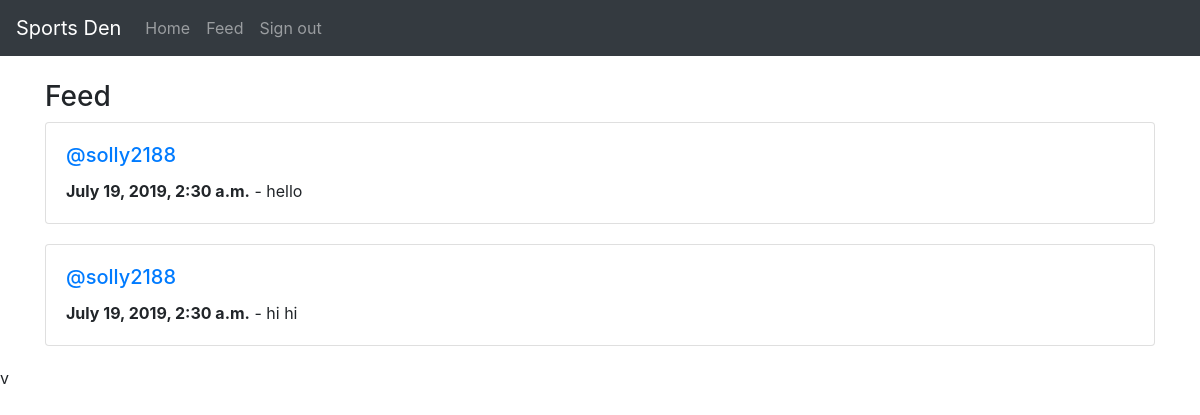
The page /feed/ (signed in) on the database its author committed.
### den/models.py (models this page shows)
class Den(models.Model):
  user = models.ForeignKey(User, related_name='dens', on_delete=models.DO_NOTHING)
  body = models.CharField(max_length=255)
  created_at = models.DateTimeField(auto_now_add=True)
  class Meta:
    ordering = ('-created_at',)

### den/views.py (the view)
# urls.py: path('feed/', feed, name='feed'),
def feed(request):
  userids = []
  for id in request.user.den_profile.follows.all():
    userids.append(id)
  userids.append(request.user.id)
  dens = Den.objects.filter(user_id__in=userids)[0:25]
  return render(request, 'feed.html', {'dens': dens})

### den/templates/feed.html
{% extends 'templates/base.html' %}
{% block main %}
<div class="row">
  <div class="col-12">
    <h3>Feed</h3>
    {% for den in dens %}
      <div class="card" style="margin-bottom: 20px;">
        <div class="card-body">
          <h5 class="card-title"><a href="/{{ den.user.username }}/">@{{ den.user.username }}</a></h5>
          <p class="card-text"><b>{{ den.created_at }}</b> - {{ den.body }}</p>
        </div>
      </div>
    {% endfor %}
  </div>
</div>
{% endblock %}

### rows shown on the page
Den: user.username "solly2188", created_at "July 19, 2019, 2:30 a.m.", body "hello"
Den: user.username "solly2188", created_at "July 19, 2019, 2:30 a.m.", body "hi hi"
